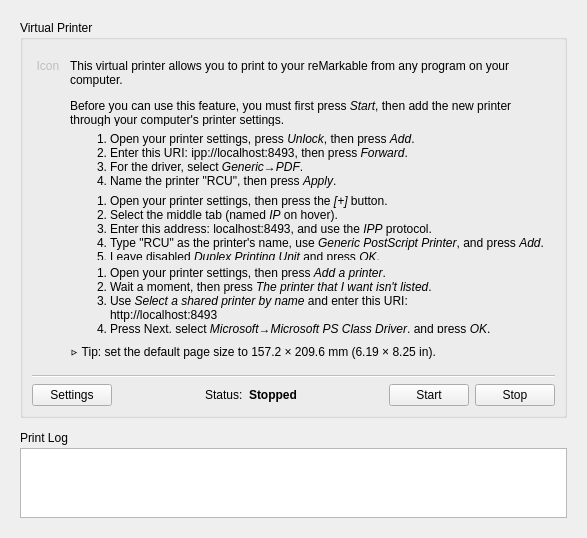
<?xml version="1.0" encoding="UTF-8"?>
<!--
printer.ui
This is the user interface layout for the Printer pane.

RCU is a management client for the reMarkable Tablet.
Copyright (C) 2020-23  Davis Remmel

This program is free software: you can redistribute it and/or modify
it under the terms of the GNU Affero General Public License as
published by the Free Software Foundation, either version 3 of the
License, or (at your option) any later version.

This program is distributed in the hope that it will be useful,
but WITHOUT ANY WARRANTY; without even the implied warranty of
MERCHANTABILITY or FITNESS FOR A PARTICULAR PURPOSE.  See the
GNU Affero General Public License for more details.

You should have received a copy of the GNU Affero General Public License
along with this program.  If not, see <https://www.gnu.org/licenses/>.
-->
<ui version="4.0">
 <class>Form</class>
 <widget class="QWidget" name="Form">
  <property name="geometry">
   <rect>
    <x>0</x>
    <y>0</y>
    <width>587</width>
    <height>538</height>
   </rect>
  </property>
  <property name="sizePolicy">
   <sizepolicy hsizetype="Preferred" vsizetype="Preferred">
    <horstretch>0</horstretch>
    <verstretch>0</verstretch>
   </sizepolicy>
  </property>
  <property name="windowTitle">
   <string>Form</string>
  </property>
  <layout class="QGridLayout" name="gridLayout">
   <item row="0" column="0" colspan="2">
    <layout class="QVBoxLayout" name="verticalLayout">
     <property name="leftMargin">
      <number>9</number>
     </property>
     <property name="topMargin">
      <number>9</number>
     </property>
     <property name="rightMargin">
      <number>9</number>
     </property>
     <property name="bottomMargin">
      <number>9</number>
     </property>
     <item>
      <layout class="QGridLayout" name="list_layout">
       <property name="topMargin">
        <number>0</number>
       </property>
       <property name="verticalSpacing">
        <number>3</number>
       </property>
       <item row="2" column="0">
        <widget class="QLabel" name="label">
         <property name="text">
          <string>Print Log</string>
         </property>
        </widget>
       </item>
       <item row="3" column="0">
        <widget class="QListWidget" name="printlog_listWidget">
         <property name="enabled">
          <bool>true</bool>
         </property>
         <property name="sizePolicy">
          <sizepolicy hsizetype="Expanding" vsizetype="Expanding">
           <horstretch>0</horstretch>
           <verstretch>0</verstretch>
          </sizepolicy>
         </property>
         <property name="accessibleName">
          <string>Print log</string>
         </property>
         <property name="selectionMode">
          <enum>QAbstractItemView::NoSelection</enum>
         </property>
        </widget>
       </item>
       <item row="0" column="0">
        <widget class="QGroupBox" name="groupBox">
         <property name="sizePolicy">
          <sizepolicy hsizetype="Preferred" vsizetype="Maximum">
           <horstretch>0</horstretch>
           <verstretch>0</verstretch>
          </sizepolicy>
         </property>
         <property name="title">
          <string>Virtual Printer</string>
         </property>
         <layout class="QGridLayout" name="gridLayout_2">
          <item row="3" column="0">
           <layout class="QHBoxLayout" name="horizontalLayout_2">
            <property name="topMargin">
             <number>0</number>
            </property>
            <item>
             <widget class="QPushButton" name="settings_pushButton">
              <property name="toolTip">
               <string>Open the system printer settings</string>
              </property>
              <property name="accessibleName">
               <string>Open system printer settings</string>
              </property>
              <property name="accessibleDescription">
               <string>Open the system printer settings</string>
              </property>
              <property name="styleSheet">
               <string notr="true"/>
              </property>
              <property name="text">
               <string>Settings</string>
              </property>
             </widget>
            </item>
            <item>
             <spacer name="horizontalSpacer">
              <property name="orientation">
               <enum>Qt::Horizontal</enum>
              </property>
              <property name="sizeHint" stdset="0">
               <size>
                <width>40</width>
                <height>20</height>
               </size>
              </property>
             </spacer>
            </item>
            <item>
             <widget class="QLabel" name="label_3">
              <property name="text">
               <string>Status:</string>
              </property>
             </widget>
            </item>
            <item>
             <widget class="QLabel" name="status_label">
              <property name="font">
               <font>
                <weight>75</weight>
                <bold>true</bold>
               </font>
              </property>
              <property name="text">
               <string>Stopped</string>
              </property>
             </widget>
            </item>
            <item>
             <spacer name="horizontalSpacer_2">
              <property name="orientation">
               <enum>Qt::Horizontal</enum>
              </property>
              <property name="sizeHint" stdset="0">
               <size>
                <width>40</width>
                <height>20</height>
               </size>
              </property>
             </spacer>
            </item>
            <item>
             <widget class="QPushButton" name="start_service_pushButton">
              <property name="toolTip">
               <string>Enable the virtual printer</string>
              </property>
              <property name="accessibleName">
               <string>Start virtual printer</string>
              </property>
              <property name="accessibleDescription">
               <string>Enable the virtual printer</string>
              </property>
              <property name="text">
               <string>Start</string>
              </property>
             </widget>
            </item>
            <item>
             <widget class="QPushButton" name="stop_service_pushButton">
              <property name="toolTip">
               <string>Disable the virtual printer</string>
              </property>
              <property name="accessibleName">
               <string>Stop virtual printer</string>
              </property>
              <property name="accessibleDescription">
               <string>Disable the virtual printer</string>
              </property>
              <property name="text">
               <string>Stop</string>
              </property>
             </widget>
            </item>
           </layout>
          </item>
          <item row="2" column="0">
           <widget class="Line" name="line">
            <property name="enabled">
             <bool>false</bool>
            </property>
            <property name="orientation">
             <enum>Qt::Horizontal</enum>
            </property>
           </widget>
          </item>
          <item row="0" column="0">
           <layout class="QHBoxLayout" name="horizontalLayout_3">
            <property name="topMargin">
             <number>10</number>
            </property>
            <item>
             <layout class="QVBoxLayout" name="verticalLayout_2">
              <item>
               <widget class="QLabel" name="indicator_label">
                <property name="enabled">
                 <bool>false</bool>
                </property>
                <property name="sizePolicy">
                 <sizepolicy hsizetype="Minimum" vsizetype="Minimum">
                  <horstretch>0</horstretch>
                  <verstretch>0</verstretch>
                 </sizepolicy>
                </property>
                <property name="minimumSize">
                 <size>
                  <width>24</width>
                  <height>24</height>
                 </size>
                </property>
                <property name="maximumSize">
                 <size>
                  <width>32</width>
                  <height>32</height>
                 </size>
                </property>
                <property name="text">
                 <string>Icon</string>
                </property>
                <property name="alignment">
                 <set>Qt::AlignHCenter|Qt::AlignTop</set>
                </property>
               </widget>
              </item>
              <item>
               <spacer name="verticalSpacer_3">
                <property name="orientation">
                 <enum>Qt::Vertical</enum>
                </property>
                <property name="sizeHint" stdset="0">
                 <size>
                  <width>0</width>
                  <height>40</height>
                 </size>
                </property>
               </spacer>
              </item>
             </layout>
            </item>
            <item>
             <layout class="QVBoxLayout" name="verticalLayout_3">
              <item>
               <widget class="QLabel" name="label_2">
                <property name="text">
                 <string>&lt;html&gt;&lt;head/&gt;&lt;body&gt;&lt;p&gt;This virtual printer allows you to print to your reMarkable from any program on your computer.&lt;/p&gt;&lt;p&gt;Before you can use this feature, you must first press &lt;span style=&quot; font-style:italic;&quot;&gt;Start&lt;/span&gt;, then add the new printer through your computer's printer settings. &lt;/p&gt;&lt;/body&gt;&lt;/html&gt;</string>
                </property>
                <property name="scaledContents">
                 <bool>false</bool>
                </property>
                <property name="wordWrap">
                 <bool>true</bool>
                </property>
               </widget>
              </item>
              <item>
               <widget class="QLabel" name="gnome_instructions_label">
                <property name="text">
                 <string>&lt;html&gt;&lt;head/&gt;&lt;body&gt;&lt;ol style=&quot;margin-top: 0px; margin-bottom: 0px; margin-left: 0px; margin-right: 0px; -qt-list-indent: 1;&quot;&gt;&lt;li style=&quot; margin-top:12px; margin-bottom:0px; margin-left:0px; margin-right:0px; -qt-block-indent:0; text-indent:0px;&quot;&gt;Open your printer settings, press &lt;span style=&quot; font-style:italic;&quot;&gt;Unlock&lt;/span&gt;, then press &lt;span style=&quot; font-style:italic;&quot;&gt;Add&lt;/span&gt;. &lt;/li&gt;&lt;li style=&quot; margin-top:0px; margin-bottom:0px; margin-left:0px; margin-right:0px; -qt-block-indent:0; text-indent:0px;&quot;&gt;Enter this URI: &lt;span style=&quot; font-family:'monospace';&quot;&gt;ipp://localhost:8493&lt;/span&gt;, then press &lt;span style=&quot; font-style:italic;&quot;&gt;Forward&lt;/span&gt;.&lt;/li&gt;&lt;li style=&quot; margin-top:0px; margin-bottom:0px; margin-left:0px; margin-right:0px; -qt-block-indent:0; text-indent:0px;&quot;&gt;For the driver, select &lt;span style=&quot; font-style:italic;&quot;&gt;Generic&lt;/span&gt;→&lt;span style=&quot; font-style:italic;&quot;&gt;PDF&lt;/span&gt;.&lt;/li&gt;&lt;li style=&quot; margin-top:0px; margin-bottom:12px; margin-left:0px; margin-right:0px; -qt-block-indent:0; text-indent:0px;&quot;&gt;Name the printer &amp;quot;RCU&amp;quot;, then press &lt;span style=&quot; font-style:italic;&quot;&gt;Apply&lt;/span&gt;.&lt;/li&gt;&lt;/ol&gt;&lt;/body&gt;&lt;/html&gt;</string>
                </property>
                <property name="wordWrap">
                 <bool>true</bool>
                </property>
               </widget>
              </item>
              <item>
               <widget class="QLabel" name="macos_instructions_label">
                <property name="text">
                 <string>&lt;html&gt;&lt;head/&gt;&lt;body&gt;&lt;ol style=&quot;margin-top: 0px; margin-bottom: 0px; margin-left: 0px; margin-right: 0px; -qt-list-indent: 1;&quot;&gt;&lt;li style=&quot; margin-top:12px; margin-bottom:0px; margin-left:0px; margin-right:0px; -qt-block-indent:0; text-indent:0px;&quot;&gt;Open your printer settings, then press the &lt;span style=&quot; font-style:italic;&quot;&gt;[+]&lt;/span&gt; button. &lt;/li&gt;&lt;li style=&quot; margin-top:0px; margin-bottom:0px; margin-left:0px; margin-right:0px; -qt-block-indent:0; text-indent:0px;&quot;&gt;Select the middle tab (named &lt;span style=&quot; font-style:italic;&quot;&gt;IP&lt;/span&gt; on hover).&lt;/li&gt;&lt;li style=&quot; margin-top:0px; margin-bottom:0px; margin-left:0px; margin-right:0px; -qt-block-indent:0; text-indent:0px;&quot;&gt;Enter this address: &lt;span style=&quot; font-family:'monospace, Monaco';&quot;&gt;localhost:8493&lt;/span&gt;, and use the &lt;span style=&quot; font-style:italic;&quot;&gt;IPP&lt;/span&gt; protocol.&lt;/li&gt;&lt;li style=&quot; margin-top:0px; margin-bottom:0px; margin-left:0px; margin-right:0px; -qt-block-indent:0; text-indent:0px;&quot;&gt;Type &amp;quot;RCU&amp;quot; as the printer's name, use &lt;span style=&quot; font-style:italic;&quot;&gt;Generic PostScript Printer&lt;/span&gt;, and press &lt;span style=&quot; font-style:italic;&quot;&gt;Add&lt;/span&gt;.&lt;/li&gt;&lt;li style=&quot; margin-top:0px; margin-bottom:0px; margin-left:0px; margin-right:0px; -qt-block-indent:0; text-indent:0px;&quot;&gt;Leave disabled &lt;span style=&quot; font-style:italic;&quot;&gt;Duplex Printing Unit&lt;/span&gt; and press &lt;span style=&quot; font-style:italic;&quot;&gt;OK&lt;/span&gt;.&lt;/li&gt;&lt;/ol&gt;&lt;/body&gt;&lt;/html&gt;</string>
                </property>
                <property name="wordWrap">
                 <bool>true</bool>
                </property>
               </widget>
              </item>
              <item>
               <widget class="QLabel" name="windows_instructions_label">
                <property name="text">
                 <string>&lt;html&gt;&lt;head/&gt;&lt;body&gt;&lt;ol style=&quot;margin-top: 0px; margin-bottom: 0px; margin-left: 0px; margin-right: 0px; -qt-list-indent: 1;&quot;&gt;&lt;li style=&quot; margin-top:12px; margin-bottom:0px; margin-left:0px; margin-right:0px; -qt-block-indent:0; text-indent:0px;&quot;&gt;Open your printer settings, then press &lt;span style=&quot; font-style:italic;&quot;&gt;Add a printer&lt;/span&gt;.&lt;/li&gt;&lt;li style=&quot; margin-top:0px; margin-bottom:0px; margin-left:0px; margin-right:0px; -qt-block-indent:0; text-indent:0px;&quot;&gt;Wait a moment, then press &lt;span style=&quot; font-style:italic;&quot;&gt;The printer that I want isn't listed&lt;/span&gt;.&lt;/li&gt;&lt;li style=&quot; margin-top:0px; margin-bottom:0px; margin-left:0px; margin-right:0px; -qt-block-indent:0; text-indent:0px;&quot;&gt;Use &lt;span style=&quot; font-style:italic;&quot;&gt;Select a shared printer by name&lt;/span&gt; and enter this URI: &lt;br&gt;&lt;span style=&quot; font-family:'monospace, Courier New';&quot;&gt;http://localhost:8493&lt;/span&gt;&lt;/li&gt;&lt;li style=&quot; margin-top:0px; margin-bottom:0px; margin-left:0px; margin-right:0px; -qt-block-indent:0; text-indent:0px;&quot;&gt;Press Next, select &lt;span style=&quot; font-style:italic;&quot;&gt;Microsoft&lt;/span&gt;→&lt;span style=&quot; font-style:italic;&quot;&gt;Microsoft PS Class Driver&lt;/span&gt;, and press &lt;span style=&quot; font-style:italic;&quot;&gt;OK&lt;/span&gt;.&lt;/li&gt;&lt;/ol&gt;&lt;/body&gt;&lt;/html&gt;</string>
                </property>
                <property name="wordWrap">
                 <bool>true</bool>
                </property>
               </widget>
              </item>
              <item>
               <spacer name="verticalSpacer_4">
                <property name="orientation">
                 <enum>Qt::Vertical</enum>
                </property>
                <property name="sizeType">
                 <enum>QSizePolicy::Fixed</enum>
                </property>
                <property name="sizeHint" stdset="0">
                 <size>
                  <width>20</width>
                  <height>6</height>
                 </size>
                </property>
               </spacer>
              </item>
              <item>
               <widget class="QLabel" name="tip_label">
                <property name="text">
                 <string>&lt;html&gt;&lt;head/&gt;&lt;body&gt;&lt;p&gt;▹ Tip: set the default page size to 157.2 × 209.6 mm (6.19 × 8.25 in).&lt;/p&gt;&lt;/body&gt;&lt;/html&gt;</string>
                </property>
                <property name="wordWrap">
                 <bool>true</bool>
                </property>
               </widget>
              </item>
              <item>
               <spacer name="instructions_verticalSpacer">
                <property name="orientation">
                 <enum>Qt::Vertical</enum>
                </property>
                <property name="sizeType">
                 <enum>QSizePolicy::MinimumExpanding</enum>
                </property>
                <property name="sizeHint" stdset="0">
                 <size>
                  <width>20</width>
                  <height>0</height>
                 </size>
                </property>
               </spacer>
              </item>
             </layout>
            </item>
           </layout>
          </item>
          <item row="1" column="0">
           <spacer name="verticalSpacer">
            <property name="orientation">
             <enum>Qt::Vertical</enum>
            </property>
            <property name="sizeType">
             <enum>QSizePolicy::Fixed</enum>
            </property>
            <property name="sizeHint" stdset="0">
             <size>
              <width>20</width>
              <height>9</height>
             </size>
            </property>
           </spacer>
          </item>
         </layout>
        </widget>
       </item>
       <item row="1" column="0">
        <spacer name="verticalSpacer_2">
         <property name="orientation">
          <enum>Qt::Vertical</enum>
         </property>
         <property name="sizeType">
          <enum>QSizePolicy::Fixed</enum>
         </property>
         <property name="sizeHint" stdset="0">
          <size>
           <width>20</width>
           <height>10</height>
          </size>
         </property>
        </spacer>
       </item>
      </layout>
     </item>
    </layout>
   </item>
  </layout>
 </widget>
 <resources/>
 <connections/>
</ui>
